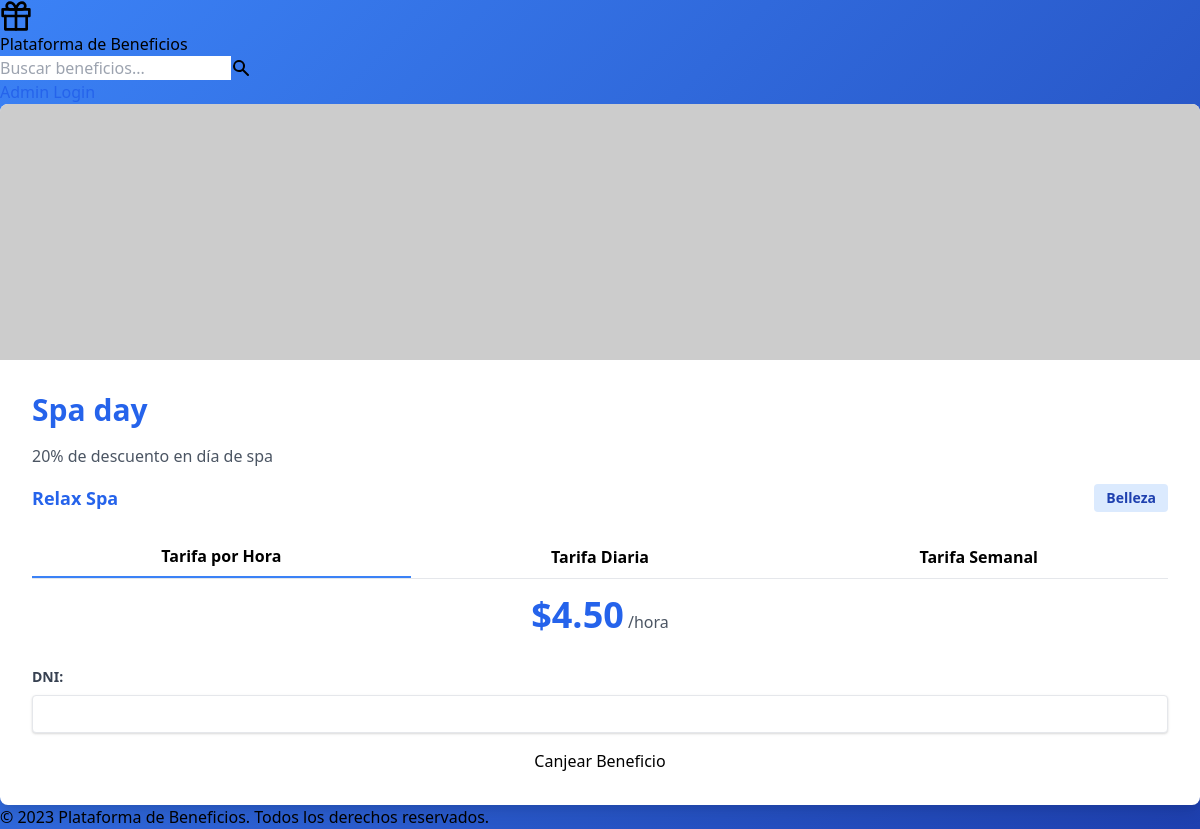
Before: /benefit/2 with the older database file.
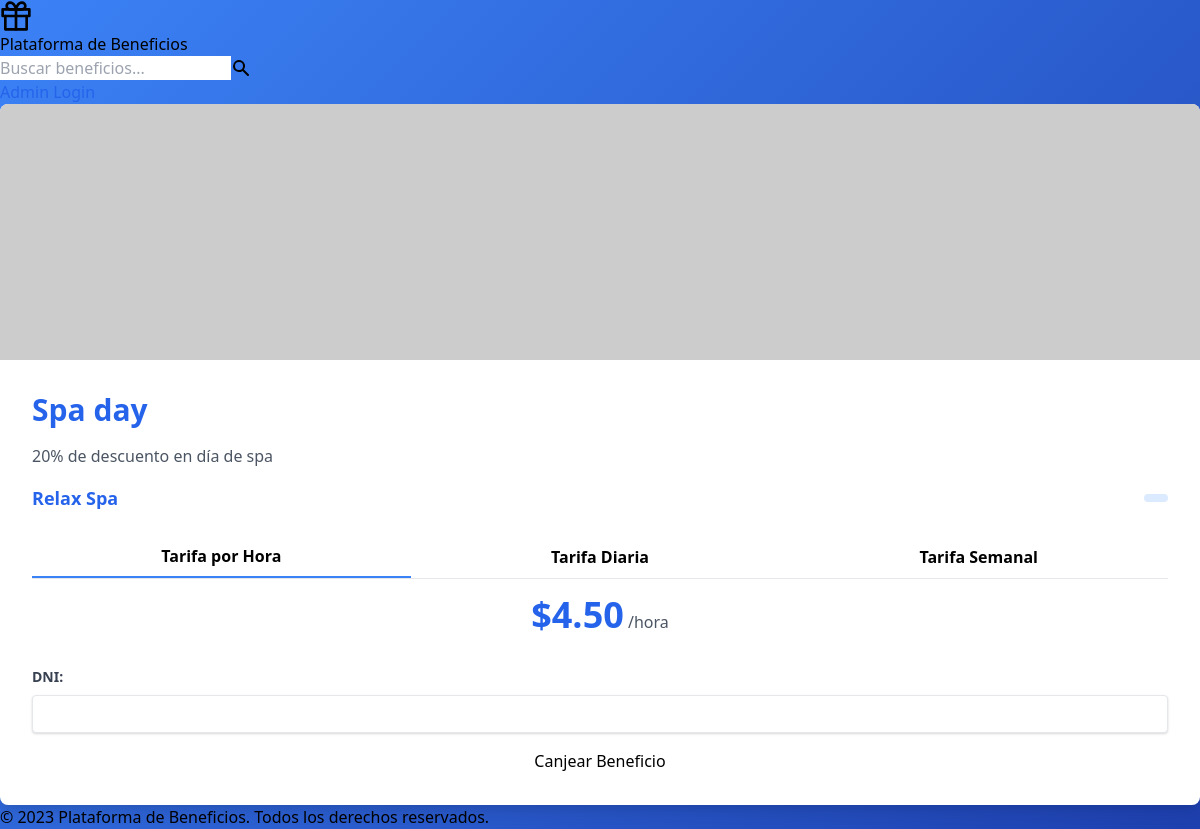
After: the same page with the newer database file.
### app/models.py (models this page shows)
class Category(db.Model):
    id = db.Column(db.Integer, primary_key=True)
    name = db.Column(db.String(64), index=True, unique=True)
    image_url = db.Column(db.String(256))
    benefits = db.relationship('Benefit', backref='category', lazy='dynamic')

### app/main/routes.py (the view)
@bp.route('/benefit/<int:id>')
def benefit(id):
    benefit = Benefit.query.get_or_404(id)
    return render_template('benefit.html', benefit=benefit)

### templates/benefit.html (shortened to what this page needs)
{% extends "base.html" %}
{% block content %}
<div class="bg-white rounded-lg shadow-lg overflow-hidden">
    <img src="{{ benefit.image_url }}" alt="{{ benefit.name }}" class="w-full h-64 object-cover">
    <div class="p-8">
        <h1 class="text-3xl font-bold mb-4 text-blue-600">{{ benefit.name }}</h1>
        <p class="text-gray-600 mb-4">{{ benefit.description }}</p>
        <div class="flex justify-between items-center mb-6">
            <span class="text-blue-600 font-semibold text-lg">{{ benefit.company }}</span>
            <span class="bg-blue-100 text-blue-800 text-sm font-semibold px-3 py-1 rounded">{{ benefit.category.name }}</span>
        </div>
        <div x-data="{ activeTab: 'hourly' }" class="mb-8">
            <div class="flex border-b border-gray-200">
                <button @click="activeTab = 'hourly'" :class="{ 'border-b-2 border-blue-500': activeTab === 'hourly' }" class="flex-1 py-2 px-4 text-center font-semibold focus:outline-none">
                    Tarifa por Hora
                </button>
                <button @click="activeTab = 'daily'" :class="{ 'border-b-2 border-blue-500': activeTab === 'daily' }" class="flex-1 py-2 px-4 text-center font-semibold focus:outline-none">
                    Tarifa Diaria
                </button>
                <button @click="activeTab = 'weekly'" :class="{ 'border-b-2 border-blue-500': activeTab === 'weekly' }" class="flex-1 py-2 px-4 text-center font-semibold focus:outline-none">
                    Tarifa Semanal
                </button>
            </div>
            <div class="mt-4">
                <div x-show="activeTab === 'hourly'" class="text-center">
                    <span class="text-4xl font-bold text-blue-600">$4.50</span>
                    <span class="text-gray-600">/hora</span>
                </div>
            </div>
        </div>
        <form class="redeem-form mt-6">
            <div class="mb-4">
                <label for="dni" class="block text-gray-700 text-sm font-bold mb-2">DNI:</label>
                <input type="text" id="dni" name="dni" required class="shadow appearance-none border rounded w-full py-2 px-3 text-gray-700 leading-tight focus:outline-none focus:shadow-outline">
            </div>
            <button type="submit" class="w-full btn-primary">Canjear Beneficio</button>
        </form>
    </div>
</div>
{% endblock %}

Changed rows visible on the page:
removed Category: category.name "Belleza"
